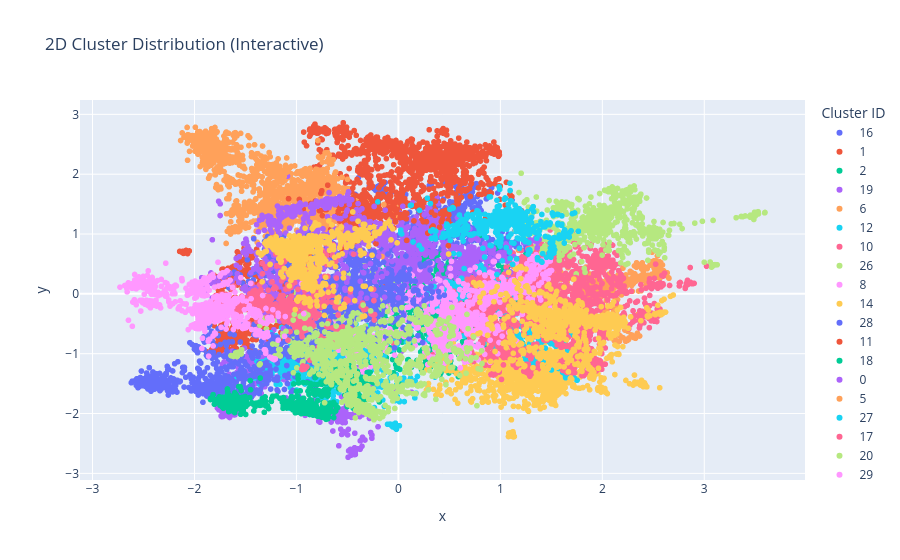

Write notebook code for a chart like this one.
### Code cell
# 2d Visual Cluster
import plotly.express as px

def plot_interactive_2d(embeddings, labels, save_path="clusters_2d.html"):
    if embeddings.shape[1] > 2:
        pca = PCA(n_components=2)
        vis_embeddings = pca.fit_transform(embeddings)
    else:
        vis_embeddings = embeddings
    
    fig = px.scatter(
        x=vis_embeddings[:, 0],
        y=vis_embeddings[:, 1],
        color=labels.astype(str),
        labels={'color': 'Cluster ID'},
        title="2D Cluster Distribution (Interactive)"
    )
    fig.write_html(save_path)
    print(f"✅ 2D clustering plot saved to {save_path}")
    fig.show()

# 示例调用：
plot_interactive_2d(reduced_embeddings_scaled, processed_labels)

### Figure 1 — Plotly figure (JSON) as saved in the notebook; plotly's stock layout.template omitted (floating-point values rounded to 4 significant figures; data arrays with more than 128 entries replaced by an {"elided": "..."} marker saying what was removed)
{"data": [{"hovertemplate": "Cluster ID=16<br>x=%{x}<br>y=%{y}<extra></extra>", "legendgroup": "16", "marker": {"color": "#636efa", "symbol": "circle"}, "mode": "markers", "name": "16", "showlegend": true, "type": "scattergl", "x": {"elided": "720 float values"}, "xaxis": "x", "y": {"elided": "720 float values"}, "yaxis": "y"}, {"hovertemplate": "Cluster ID=1<br>x=%{x}<br>y=%{y}<extra></extra>", "legendgroup": "1", "marker": {"color": "#EF553B", "symbol": "circle"}, "mode": "markers", "name": "1", "showlegend": true, "type": "scattergl", "x": {"elided": "767 float values"}, "xaxis": "x", "y": {"elided": "767 float values"}, "yaxis": "y"}, {"hovertemplate": "Cluster ID=2<br>x=%{x}<br>y=%{y}<extra></extra>", "legendgroup": "2", "marker": {"color": "#00cc96", "symbol": "circle"}, "mode": "markers", "name": "2", "showlegend": true, "type": "scattergl", "x": {"elided": "748 float values"}, "xaxis": "x", "y": {"elided": "748 float values"}, "yaxis": "y"}, {"hovertemplate": "Cluster ID=19<br>x=%{x}<br>y=%{y}<extra></extra>", "legendgroup": "19", "marker": {"color": "#ab63fa", "symbol": "circle"}, "mode": "markers", "name": "19", "showlegend": true, "type": "scattergl", "x": {"elided": "571 float values"}, "xaxis": "x", "y": {"elided": "571 float values"}, "yaxis": "y"}, {"hovertemplate": "Cluster ID=6<br>x=%{x}<br>y=%{y}<extra></extra>", "legendgroup": "6", "marker": {"color": "#FFA15A", "symbol": "circle"}, "mode": "markers", "name": "6", "showlegend": true, "type": "scattergl", "x": {"elided": "407 float values"}, "xaxis": "x", "y": {"elided": "407 float values"}, "yaxis": "y"}, {"hovertemplate": "Cluster ID=12<br>x=%{x}<br>y=%{y}<extra></extra>", "legendgroup": "12", "marker": {"color": "#19d3f3", "symbol": "circle"}, "mode": "markers", "name": "12", "showlegend": true, "type": "scattergl", "x": {"elided": "831 float values"}, "xaxis": "x", "y": {"elided": "831 float values"}, "yaxis": "y"}, {"hovertemplate": "Cluster ID=10<br>x=%{x}<br>y=%{y}<extra></extra>", "legendgroup": "10", "marker": {"color": "#FF6692", "symbol": "circle"}, "mode": "markers", "name": "10", "showlegend": true, "type": "scattergl", "x": {"elided": "1245 float values"}, "xaxis": "x", "y": {"elided": "1245 float values"}, "yaxis": "y"}, {"hovertemplate": "Cluster ID=26<br>x=%{x}<br>y=%{y}<extra></extra>", "legendgroup": "26", "marker": {"color": "#B6E880", "symbol": "circle"}, "mode": "markers", "name": "26", "showlegend": true, "type": "scattergl", "x": {"elided": "691 float values"}, "xaxis": "x", "y": {"elided": "691 float values"}, "yaxis": "y"}, {"hovertemplate": "Cluster ID=8<br>x=%{x}<br>y=%{y}<extra></extra>", "legendgroup": "8", "marker": {"color": "#FF97FF", "symbol": "circle"}, "mode": "markers", "name": "8", "showlegend": true, "type": "scattergl", "x": {"elided": "488 float values"}, "xaxis": "x", "y": {"elided": "488 float values"}, "yaxis": "y"}, {"hovertemplate": "Cluster ID=14<br>x=%{x}<br>y=%{y}<extra></extra>", "legendgroup": "14", "marker": {"color": "#FECB52", "symbol": "circle"}, "mode": "markers", "name": "14", "showlegend": true, "type": "scattergl", "x": {"elided": "1025 float values"}, "xaxis": "x", "y": {"elided": "1025 float values"}, "yaxis": "y"}, {"hovertemplate": "Cluster ID=28<br>x=%{x}<br>y=%{y}<extra></extra>", "legendgroup": "28", "marker": {"color": "#636efa", "symbol": "circle"}, "mode": "markers", "name": "28", "showlegend": true, "type": "scattergl", "x": {"elided": "763 float values"}, "xaxis": "x", "y": {"elided": "763 float values"}, "yaxis": "y"}, {"hovertemplate": "Cluster ID=11<br>x=%{x}<br>y=%{y}<extra></extra>", "legendgroup": "11", "marker": {"color": "#EF553B", "symbol": "circle"}, "mode": "markers", "name": "11", "showlegend": true, "type": "scattergl", "x": {"elided": "866 float values"}, "xaxis": "x", "y": {"elided": "866 float values"}, "yaxis": "y"}, {"hovertemplate": "Cluster ID=18<br>x=%{x}<br>y=%{y}<extra></extra>", "legendgroup": "18", "marker": {"color": "#00cc96", "symbol": "circle"}, "mode": "markers", "name": "18", "showlegend": true, "type": "scattergl", "x": {"elided": "456 float values"}, "xaxis": "x", "y": {"elided": "456 float values"}, "yaxis": "y"}, {"hovertemplate": "Cluster ID=0<br>x=%{x}<br>y=%{y}<extra></extra>", "legendgroup": "0", "marker": {"color": "#ab63fa", "symbol": "circle"}, "mode": "markers", "name": "0", "showlegend": true, "type": "scattergl", "x": {"elided": "827 float values"}, "xaxis": "x", "y": {"elided": "827 float values"}, "yaxis": "y"}, {"hovertemplate": "Cluster ID=5<br>x=%{x}<br>y=%{y}<extra></extra>", "legendgroup": "5", "marker": {"color": "#FFA15A", "symbol": "circle"}, "mode": "markers", "name": "5", "showlegend": true, "type": "scattergl", "x": {"elided": "1104 float values"}, "xaxis": "x", "y": {"elided": "1104 float values"}, "yaxis": "y"}, {"hovertemplate": "Cluster ID=27<br>x=%{x}<br>y=%{y}<extra></extra>", "legendgroup": "27", "marker": {"color": "#19d3f3", "symbol": "circle"}, "mode": "markers", "name": "27", "showlegend": true, "type": "scattergl", "x": {"elided": "523 float values"}, "xaxis": "x", "y": {"elided": "523 float values"}, "yaxis": "y"}, {"hovertemplate": "Cluster ID=17<br>x=%{x}<br>y=%{y}<extra></extra>", "legendgroup": "17", "marker": {"color": "#FF6692", "symbol": "circle"}, "mode": "markers", "name": "17", "showlegend": true, "type": "scattergl", "x": {"elided": "1002 float values"}, "xaxis": "x", "y": {"elided": "1002 float values"}, "yaxis": "y"}, {"hovertemplate": "Cluster ID=20<br>x=%{x}<br>y=%{y}<extra></extra>", "legendgroup": "20", "marker": {"color": "#B6E880", "symbol": "circle"}, "mode": "markers", "name": "20", "showlegend": true, "type": "scattergl", "x": {"elided": "612 float values"}, "xaxis": "x", "y": {"elided": "612 float values"}, "yaxis": "y"}, {"hovertemplate": "Cluster ID=29<br>x=%{x}<br>y=%{y}<extra></extra>", "legendgroup": "29", "marker": {"color": "#FF97FF", "symbol": "circle"}, "mode": "markers", "name": "29", "showlegend": true, "type": "scattergl", "x": {"elided": "715 float values"}, "xaxis": "x", "y": {"elided": "715 float values"}, "yaxis": "y"}, {"hovertemplate": "Cluster ID=21<br>x=%{x}<br>y=%{y}<extra></extra>", "legendgroup": "21", "marker": {"color": "#FECB52", "symbol": "circle"}, "mode": "markers", "name": "21", "showlegend": true, "type": "scattergl", "x": {"elided": "713 float values"}, "xaxis": "x", "y": {"elided": "713 float values"}, "yaxis": "y"}, {"hovertemplate": "Cluster ID=22<br>x=%{x}<br>y=%{y}<extra></extra>", "legendgroup": "22", "marker": {"color": "#636efa", "symbol": "circle"}, "mode": "markers", "name": "22", "showlegend": true, "type": "scattergl", "x": {"elided": "1102 float values"}, "xaxis": "x", "y": {"elided": "1102 float values"}, "yaxis": "y"}, {"hovertemplate": "Cluster ID=24<br>x=%{x}<br>y=%{y}<extra></extra>", "legendgroup": "24", "marker": {"color": "#EF553B", "symbol": "circle"}, "mode": "markers", "name": "24", "showlegend": true, "type": "scattergl", "x": {"elided": "495 float values"}, "xaxis": "x", "y": {"elided": "495 float values"}, "yaxis": "y"}, {"hovertemplate": "Cluster ID=3<br>x=%{x}<br>y=%{y}<extra></extra>", "legendgroup": "3", "marker": {"color": "#00cc96", "symbol": "circle"}, "mode": "markers", "name": "3", "showlegend": true, "type": "scattergl", "x": {"elided": "729 float values"}, "xaxis": "x", "y": {"elided": "729 float values"}, "yaxis": "y"}, {"hovertemplate": "Cluster ID=13<br>x=%{x}<br>y=%{y}<extra></extra>", "legendgroup": "13", "marker": {"color": "#ab63fa", "symbol": "circle"}, "mode": "markers", "name": "13", "showlegend": true, "type": "scattergl", "x": {"elided": "637 float values"}, "xaxis": "x", "y": {"elided": "637 float values"}, "yaxis": "y"}, {"hovertemplate": "Cluster ID=23<br>x=%{x}<br>y=%{y}<extra></extra>", "legendgroup": "23", "marker": {"color": "#FFA15A", "symbol": "circle"}, "mode": "markers", "name": "23", "showlegend": true, "type": "scattergl", "x": {"elided": "516 float values"}, "xaxis": "x", "y": {"elided": "516 float values"}, "yaxis": "y"}, {"hovertemplate": "Cluster ID=25<br>x=%{x}<br>y=%{y}<extra></extra>", "legendgroup": "25", "marker": {"color": "#19d3f3", "symbol": "circle"}, "mode": "markers", "name": "25", "showlegend": true, "type": "scattergl", "x": {"elided": "431 float values"}, "xaxis": "x", "y": {"elided": "431 float values"}, "yaxis": "y"}, {"hovertemplate": "Cluster ID=15<br>x=%{x}<br>y=%{y}<extra></extra>", "legendgroup": "15", "marker": {"color": "#FF6692", "symbol": "circle"}, "mode": "markers", "name": "15", "showlegend": true, "type": "scattergl", "x": {"elided": "614 float values"}, "xaxis": "x", "y": {"elided": "614 float values"}, "yaxis": "y"}, {"hovertemplate": "Cluster ID=4<br>x=%{x}<br>y=%{y}<extra></extra>", "legendgroup": "4", "marker": {"color": "#B6E880", "symbol": "circle"}, "mode": "markers", "name": "4", "showlegend": true, "type": "scattergl", "x": {"elided": "745 float values"}, "xaxis": "x", "y": {"elided": "745 float values"}, "yaxis": "y"}, {"hovertemplate": "Cluster ID=7<br>x=%{x}<br>y=%{y}<extra></extra>", "legendgroup": "7", "marker": {"color": "#FF97FF", "symbol": "circle"}, "mode": "markers", "name": "7", "showlegend": true, "type": "scattergl", "x": {"elided": "775 float values"}, "xaxis": "x", "y": {"elided": "775 float values"}, "yaxis": "y"}, {"hovertemplate": "Cluster ID=9<br>x=%{x}<br>y=%{y}<extra></extra>", "legendgroup": "9", "marker": {"color": "#FECB52", "symbol": "circle"}, "mode": "markers", "name": "9", "showlegend": true, "type": "scattergl", "x": {"elided": "649 float values"}, "xaxis": "x", "y": {"elided": "649 float values"}, "yaxis": "y"}], "layout": {"legend": {"title": {"text": "Cluster ID"}, "tracegroupgap": 0}, "title": {"text": "2D Cluster Distribution (Interactive)"}, "xaxis": {"anchor": "y", "domain": [0, 1], "title": {"text": "x"}}, "yaxis": {"anchor": "x", "domain": [0, 1], "title": {"text": "y"}}}}
